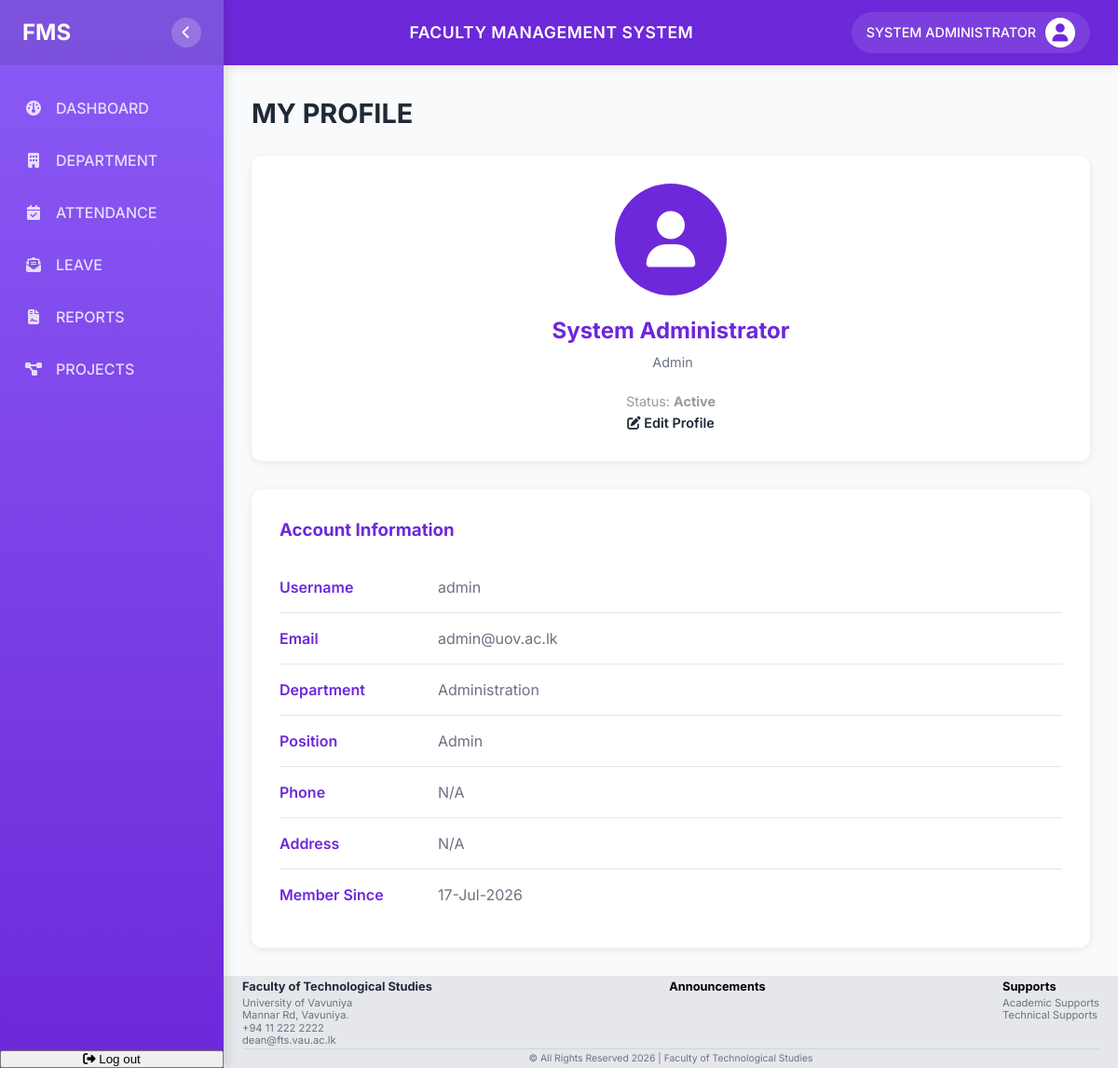
The app's page /profile.php (signed in) with its own data.
### tables this page shows
CREATE TABLE users (
    id INT PRIMARY KEY AUTO_INCREMENT,
    username VARCHAR(50) UNIQUE NOT NULL,
    email VARCHAR(100) UNIQUE NOT NULL,
    password VARCHAR(255) NOT NULL,
    full_name VARCHAR(100) NOT NULL,
    role ENUM('Admin', 'Faculty', 'Staff', 'Student') DEFAULT 'Faculty',
    department VARCHAR(100),
    position VARCHAR(100),

    service_no VARCHAR(50),
    nic VARCHAR(20),
    address TEXT,
    phone VARCHAR(20),
    profile_image VARCHAR(255),
    status ENUM('Active', 'Inactive', 'Suspended') DEFAULT 'Active',
    last_login DATETIME,
    created_at TIMESTAMP DEFAULT CURRENT_TIMESTAMP,
    updated_at TIMESTAMP DEFAULT CURRENT_TIMESTAMP ON UPDATE CURRENT_TIMESTAMP
);

### profile.php (the view, shortened to what this page needs)
<?php
require 'includes/db_config.php';
$user_id = $_SESSION['user_id'];
$query = "SELECT * FROM users WHERE id = $user_id";
$result = mysqli_query($conn, $query);
$user = mysqli_fetch_assoc($result);
?>
<!DOCTYPE html>
<html lang="en">
<head>
    <link rel="stylesheet" href="style.css">
    <link rel="stylesheet" href="https://cdnjs.cloudflare.com/ajax/libs/font-awesome/6.4.0/css/all.min.css">
</head>
<body>
    <?php include 'includes/sidebar.php'; ?>
    <div class="main-content">
        <?php include 'includes/header.php'; ?>
        <div class="dashboard-container">
            <h1 class="page-title">MY PROFILE</h1>
            <div class="profile-container">
                <div class="profile-card">
                    <div class="profile-avatar">
                        <i class="fas fa-user"></i>
                    </div>
                    <h2><?php echo $user['full_name']; ?></h2>
                    <p class="role"><i class="fas fa-badge"></i> <?php echo $user['role']; ?></p>
                    <p style="color: #999; font-size: 0.9rem;">Status: <strong><?php echo $user['status']; ?></strong></p>
                    <a href="edit_profile.php" class="btn" style="margin-top: 20px;">
                        <i class="fas fa-edit"></i> Edit Profile
                    </a>
                </div>
                <div class="profile-info">
                    <h3 style="color: var(--primary-color); margin-bottom: 20px;">Account Information</h3>
                    <div class="info-row">
                        <div class="info-label">Username</div>
                        <div class="info-value"><?php echo $user['username']; ?></div>
                    </div>
                    <div class="info-row">
                        <div class="info-label">Email</div>
                        <div class="info-value"><?php echo $user['email']; ?></div>
                    </div>
                    <div class="info-row">
                        <div class="info-label">Department</div>
                        <div class="info-value"><?php echo $user['department'] ?? 'N/A'; ?></div>
                    </div>
                    <div class="info-row">
                        <div class="info-label">Position</div>
                        <div class="info-value"><?php echo $user['position'] ?? 'N/A'; ?></div>
                    </div>
                    <div class="info-row">
                        <div class="info-label">Phone</div>
                        <div class="info-value"><?php echo $user['phone'] ?? 'N/A'; ?></div>
                    </div>
                    <div class="info-row">
                        <div class="info-label">Address</div>
                        <div class="info-value"><?php echo $user['address'] ?? 'N/A'; ?></div>
                    </div>
                    <div class="info-row" style="border-bottom: none;">
                        <div class="info-label">Member Since</div>
                        <div class="info-value"><?php echo date('d-M-Y', strtotime($user['created_at'])); ?></div>
                    </div>
                </div>
            </div>
        </div>
        <?php include 'includes/footer.php'; ?>
    </div>
</body>
</html>

### style.css (style rules this page uses)
:root { --primary-color: #6D28D9; --secondary-color: #8B5CF6; --accent-color: #C4B5FD; --bg-color: #F9FAFB; --card-bg-color: #FFFFFF; --text-primary: #1F2937; --text-secondary: #6B7280; --border-color: #E5E7EB; --status-success: #16A34A; --status-warning: #F59E0B; --status-error: #DC2626; --status-info: #8B5CF6; --sidebar-width: 260px; --header-height: 70px; --border-radius: 12px; --transition-speed: 0.3s; }
* { margin: 0; padding: 0; box-sizing: border-box; }
body { font-family: 'Inter', sans-serif; background-color: var(--bg-color); color: var(--text-primary); line-height: 1.5; height: 100vh; display: flex; overflow: hidden; position: relative; }
a { text-decoration: none; color: inherit; }
.main-content { flex: 1; display: flex; flex-direction: column; overflow: hidden; position: relative; }
.dashboard-container { padding: 30px; overflow-y: auto; flex: 1; background-color: var(--bg-color); }
.page-title { font-size: 1.8rem; font-weight: 700; color: var(--text-primary); margin-bottom: 24px; }
.btn { padding: 8px 24px; border-radius: 20px; font-weight: 600; font-size: 0.9rem; cursor: pointer; border: none; transition: 0.2s; }
@media (max-width: 1200px) { :root { --sidebar-width: 240px; } }

### profile.php (style rules this page uses)
.profile-container { display: block; width: 100%; }
.profile-card { background: white; padding: 30px; border-radius: 12px; box-shadow: 0 2px 8px rgba(0,0,0,0.08); text-align: center; margin-bottom: 30px; }
.profile-avatar { width: 120px; height: 120px; margin: 0 auto 20px; background: var(--primary-color); border-radius: 50%; display: flex; align-items: center; justify-content: center; }
.profile-avatar i { font-size: 60px; color: white; }
.profile-card h2 { color: var(--primary-color); margin-bottom: 5px; }
.profile-card .role { color: var(--text-secondary); font-size: 0.9rem; margin-bottom: 20px; }
.profile-info { text-align: left; background: white; padding: 30px; border-radius: 12px; box-shadow: 0 2px 8px rgba(0,0,0,0.08); width: 100%; }
.info-row { display: grid; grid-template-columns: 150px 1fr; gap: 20px; padding: 15px 0; border-bottom: 1px solid var(--border-color); }
.info-label { font-weight: 600; color: var(--primary-color); }
.info-value { color: var(--text-secondary); }

### records on screen
users: full_name "System Administrator", role "Admin", status "Active", username "admin", email "admin@uov.ac.lk", department "Administration", position "Admin", phone "N/A", address "N/A", created_at "17-Jul-2026"

### other values on screen
$user_name "SYSTEM ADMINISTRATOR"
